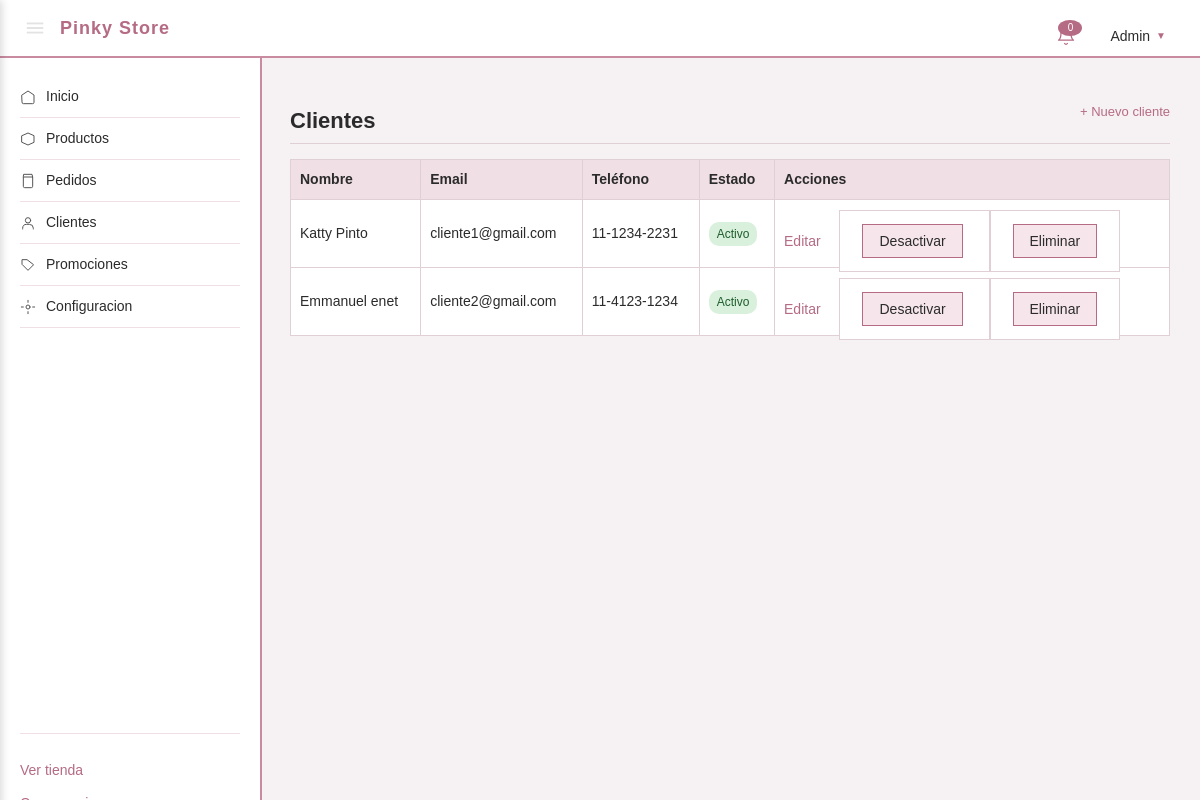
The page /admin/clientes (signed in) on the database its author committed.
### tables this page shows
CREATE TABLE usuarios (
    id              INT AUTO_INCREMENT PRIMARY KEY,
    nombre          VARCHAR(80)  NOT NULL,
    apellido        VARCHAR(80)  NOT NULL,
    email           VARCHAR(150) NOT NULL UNIQUE,
    clave_hash      VARCHAR(255) NOT NULL,
    telefono        VARCHAR(30)  DEFAULT NULL,
    direccion       VARCHAR(200) DEFAULT NULL,
    rol             ENUM('admin', 'cliente') NOT NULL DEFAULT 'cliente',
    activo          TINYINT(1)   NOT NULL DEFAULT 1,
    creado_en       DATETIME     NOT NULL DEFAULT CURRENT_TIMESTAMP
);

### src/controllers/ClienteAdminController.php (called while the page is built, shortened)
<?php
require_once __DIR__ . '/../models/Cliente.php';
class ClienteAdminController
{
    public function listar(array $params = []): void
    {
        $clientes = Cliente::todos();
        require __DIR__ . '/../../views/admin/clientes.php';
    }
}

### src/models/Cliente.php (called while the page is built, shortened)
<?php
class Cliente
{
    public static function todos(): array
    {
        $db = getDB();
        $stmt = $db->query("
            SELECT u.id, u.nombre, u.apellido, u.email, u.telefono, u.direccion, u.activo
            FROM usuarios u
            WHERE u.rol = 'cliente'
            ORDER BY u.id
        ");
        return $stmt->fetchAll();
    }
}

### views/admin/clientes.php (the view, shortened to what this page needs)
<?php require __DIR__ . '/../layout/headerAdmin.php'; ?>
<section>
  <div class="admin-seccion-titulo">
    <h2>Clientes</h2>
    <a href="/admin/clientes/nuevo">+ Nuevo cliente</a>
  </div>
  <?php if (empty($clientes)): ?>
    <p>No hay clientes cargados.</p>
  <?php else: ?>
    <table>
      <tr>
        <th>Nombre</th>
        <th>Email</th>
        <th>Teléfono</th>
        <th>Estado</th>
        <th>Acciones</th>
      </tr>
      <?php foreach ($clientes as $c): ?>
        <tr>
          <td><?= htmlspecialchars($c['nombre'] . ' ' . $c['apellido']) ?></td>
          <td><?= htmlspecialchars($c['email']) ?></td>
          <td><?= htmlspecialchars($c['telefono'] ?? '') ?></td>
          <td>
            <span class="admin-estado estado-<?= $c['activo'] ? 'entregado' : 'cancelado' ?>">
              <?= $c['activo'] ? 'Activo' : 'Inactivo' ?>
            </span>
          </td>
          <td class="tabla-acciones">
            <a href="/admin/clientes/editar/<?= $c['id'] ?>">Editar</a>
            <form method="POST" action="/admin/clientes/estado" style="display:inline">
              <button type="submit"><?= $c['activo'] ? 'Desactivar' : 'Activar' ?></button>
            </form>
            <form method="POST" action="/admin/clientes/eliminar" style="display:inline"
                  onsubmit="return confirm('¿Eliminar este cliente?')">
              <button type="submit">Eliminar</button>
            </form>
          </td>
        </tr>
      <?php endforeach; ?>
    </table>
  <?php endif; ?>
</section>
<?php require __DIR__ . '/../layout/footerAdmin.php'; ?>

### public/index.php (shortened to what this page needs)
<?php
$uri  = parse_url($_SERVER['REQUEST_URI'], PHP_URL_PATH);
$ruta = trim($uri, '/');
$metodo = $_SERVER['REQUEST_METHOD'];
foreach ($rutas as $r) {
    [$m, $patron, $controlador, $accion] = $r;
    if ($m !== $metodo) continue;
    $regex = '#^' . preg_replace('#:([a-zA-Z_]+)#', '(?P<$1>[^/]+)', $patron) . '$#';
    if (preg_match($regex, $ruta, $matches)) {
        $instancia = new $controlador();
        $params = array_filter($matches, 'is_string', ARRAY_FILTER_USE_KEY);
        $instancia->$accion($params);
        break;
    }
}
    ?>

### public/css/styles.css (style rules this page uses)
body { font-family: Arial, sans-serif; background-color: #f6f1f3; color: #2b2b2b; margin: 0; padding: 0; font-size: 15px; line-height: 1.5; }
section { margin-bottom: 35px; }
h2 { color: #2b2b2b; font-size: 20px; border-bottom: 1px solid #e0d0d6; padding-bottom: 6px; margin-bottom: 15px; }
table { width: 100%; border-collapse: collapse; background-color: #ffffff; margin-bottom: 20px; }
table th { background-color: #f0e0e6; text-align: left; padding: 9px; border: 1px solid #e0d0d6; font-size: 14px; color: #2b2b2b; }
table td { padding: 9px; border: 1px solid #e0d0d6; font-size: 14px; }
form { background-color: #ffffff; border: 1px solid #e0d0d6; padding: 22px; max-width: 420px; }
button { margin-top: 15px; padding: 8px 16px; background-color: #f6e6eb; border: 1px solid #b56b83; color: #2b2b2b; font-size: 14px; font-family: inherit; cursor: pointer; }
.admin-contenido h2 { font-size: 22px; color: #2b2b2b; border-bottom: 1px solid #e0d0d6; padding-bottom: 8px; margin-bottom: 20px; }
.admin-seccion-titulo { display: flex; justify-content: space-between; align-items: center; border-bottom: 1px solid #e0d0d6; padding-bottom: 6px; margin-bottom: 15px; }
.admin-seccion-titulo h2 { border-bottom: none; padding-bottom: 0; margin-bottom: 0; }
.admin-seccion-titulo a { color: #b56b83; text-decoration: none; font-size: 13px; }
.admin-estado { display: inline-block; padding: 3px 8px; border-radius: 10px; font-size: 12px; }
.estado-entregado { background-color: #d8f0dc; color: #1f5c2c; }
.tabla-acciones a { margin-right: 15px; color: #b56b83; text-decoration: none; }

### rows shown on the page
usuarios: nombre+apellido "Katty Pinto", email "cliente1@gmail.com", telefono "11-1234-2231", activo "Activo"
usuarios: nombre+apellido "Emmanuel enet", email "cliente2@gmail.com", telefono "11-4123-1234", activo "Activo"
